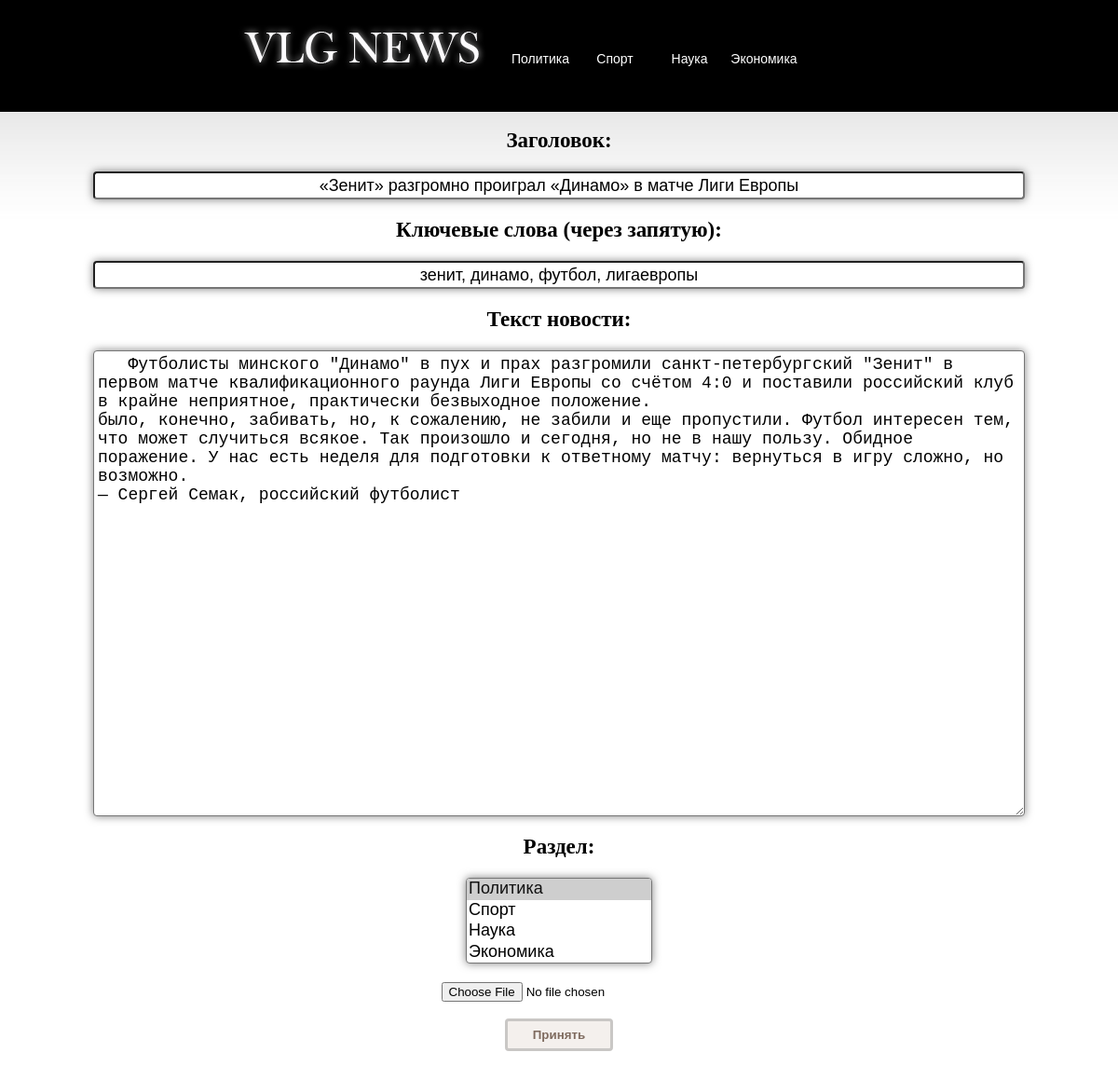
The page /source/admin.php?id=86 (signed in) on the database its author committed.
### tables this page shows
CREATE TABLE `news` (
  `id` int(11) NOT NULL,
  `head` varchar(150) NOT NULL,
  `text` text NOT NULL,
  `publication_date` datetime NOT NULL,
  `section` varchar(10) NOT NULL,
  `keywords` varchar(400) NOT NULL
);

### source/functions.php (the view, shortened to what this page needs)
<?php
function output_admin_form($row, $action)
{
     echo "<div id=edit_form>
                <form class=edit_form name=edit_form action=".$action." enctype=multipart/form-data method=post>
                    <br/><label>Заголовок:</label><br/>
                    <input type=text name=head id=head value='".$row['head']."' /> <br/>
                    <label>Ключевые слова (через запятую):</label><br/>
                    <input type=text name=keywords id=keywords value='".$row['keywords']."'/> <br/>
                    <label>Текст новости:</label><br/>
                    <textarea name=text id=text> ".$row['text']." </textarea> <br/>
                    <label>Раздел:</label><br/>
                    <select name=section size=4>
                        <option selected value=politic>Политика</option>
                        <option value=sport>Спорт</option>
                        <option value=science>Наука</option>
                        <option value=economic>Экономика</option>
                   </select><br/>
                    <div id=file_upload>
                        <input type=file name=file><br/>
                    </div>
                     <br/>
                   <input type=submit name=submit value=Принять />
                </form>
          </div>";
}
 ?>

### source/admin.php (shortened to what this page needs)
<?php
        require_once "bd.php";
        require_once "functions.php";
 ?>
<!DOCTYPE >
<html>
<head>
<link href="/css/stylesheet.css" rel="stylesheet" type="text/css" />
</head>
<body>
<div id="top_bar_black">
    <div id="logo_container"> <a href=/ > <div id="logo_image"> </div></a>
        <div id="nav_block">
          <a href=/index.php?section=politic>
            <div class="nav_button"> Политика </div>
          </a>
          <a href=/index.php?section=sport>
            <div class="nav_button"> Спорт </div>
          </a>
          <a href=/index.php?section=science>
            <div class="nav_button"> Наука </div>
          </a>
          <a href=/index.php?section=economic>
            <div class="nav_button"> Экономика </div>
          </a>
        </div>
    </div>
 </div>
<?php
    $id = $_GET['id'];
        if((isset($_POST['edit']) || $_SESSION['is_admin'] == true) && isset($_GET[id]))
        {
                   $sth = $dbh->prepare("SELECT * FROM news WHERE news.id = ? ");
                   $sth->execute(array($id));
                   foreach($sth as $row)
                   {
                       $action = "admhandle.php?id=".$id;
                       output_admin_form($row, $action);
                   }
        }
    ?>
</body>
</html>

### css/stylesheet.css (style rules this page uses)
body { margin:0px; padding:0px; background-attachment:scroll; background-image:url(../images/background.jpg); background-repeat:repeat-x; background-position:left top; }
#logo_container { height:90px; width:700px; margin-left:20%; float:left; }
#logo_image { width:300px; height:69px; margin-top:20px; float:left; background-image:url(../images/logo.png); }
#top_bar_black { width:100%; height:120px; background-color:#000000; }
#edit_form > form { text-align:center; }
#edit_form > form > label { font-size:23px; font-weight:700; }
#edit_form > form > input[type = "text"] { text-align:center; padding:4px; box-shadow: 0 0 10px rgba(0,0,0,0.5); font-size:18px; width:1000px; margin-bottom:20px; margin-top:20px; height:30px; border-radius:4px; }
#edit_form > form > select { box-shadow:0 0 10px rgba(0,0,0,0.5); font-size:18px; margin-top:20px; margin-bottom:20px; width:200px; border-radius:4px; }
#edit_form > form > textarea { padding:4px; box-shadow:0 0 10px rgba(0,0,0,0.5); font-size:18px; margin-top:20px; margin-bottom:20px; border-radius:4px; width:1000px; height:500px; }
#admin_buttons > form > input[type = "submit"], #edit_form > form > input[type = "submit"] { display:inline-block; color:#7f6b5f; font-weight:700; text-decoration:none; user-select:none; padding:.5em 2em; outline:none; border:3px solid #c9c7c5; border-radius:4px; transition:0.2s; background-color:f4f0ed; }
#nav_block { margin-top:20px; width:400px; height:90px; float:left; }
.nav_button { width: 80px; color:#FFFFFF; font-family:Verdana, Arial, Helvetica, sans-serif; font-size:14px; margin-top:35px; text-align:center; float:left; }

### rows shown on the page
news: head "«Зенит» разгромно проиграл «Динамо» в матче Лиги Европы", keywords "зенит, динамо, футбол, лигаевропы", text "Футболисты минского \"Динамо\" в пух и прах разгромили санкт-петербургский \"Зенит\" в первом матче квалификационного раунда Лиги Европы со счётом 4:0 и поставили российский клуб в крайне неприятное, практически безвыходное положение. было, конечно, забивать, но, к сожалению, не забили и еще пропустили. Футбол интересен тем, что может случиться всякое. Так произошло и сегодня, но не в нашу пользу. Обидное поражение. У нас есть неделя для подготовки к ответному матчу: вернуться в игру сложно, но возможно. — Сергей Семак, российский футболист"
